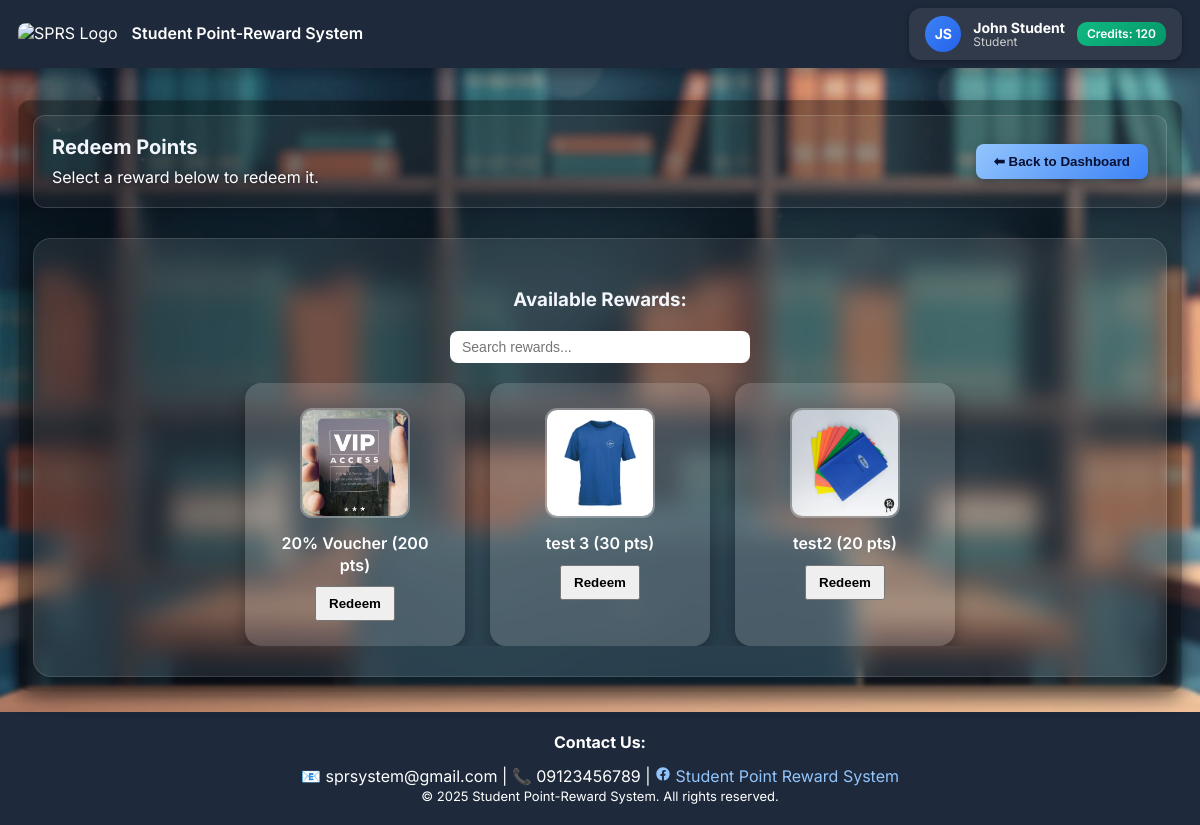
The app's page /student/redeem.php (signed in) with its own data.
### tables this page shows
CREATE TABLE `users` (
  `id` int(11) NOT NULL,
  `username` varchar(50) NOT NULL,
  `password` varchar(255) NOT NULL,
  `phone` varchar(15) DEFAULT NULL,
  `role` enum('student','admin') NOT NULL,
  `points` int(11) DEFAULT 0,
  `name` varchar(100) DEFAULT NULL,
  `department` varchar(100) DEFAULT NULL,
  `program` varchar(100) DEFAULT NULL,
  `major` varchar(100) DEFAULT NULL
);

CREATE TABLE `rewards` (
  `rewardID` int(11) NOT NULL,
  `rewardName` varchar(255) NOT NULL,
  `rewardDescription` text DEFAULT NULL,
  `rewardPointsRequired` int(11) NOT NULL,
  `rewardType` enum('Ticket','Supplies','Tshirts','IDs','Points') NOT NULL DEFAULT 'Supplies'
);

### student/redeem.php (the view, shortened to what this page needs)
<?php
include('../db_connect.php');
$studentID = $_SESSION['userID'];
$conn->select_db('sprs_dummydb');
$stmt = $conn->prepare("SELECT points, name FROM users WHERE id=?");
$stmt->bind_param("i", $studentID);
$stmt->execute();
$stmt->bind_result($credits, $studentName);
$names = explode(' ', $studentName);
$initials = '';
foreach ($names as $n) {
    $initials .= strtoupper($n[0]);
    if (strlen($initials) >= 2) break;
}
$conn->select_db('sprs_mainredo');
$rewardList = [];
$result = $conn->query("SELECT * FROM rewards ORDER BY rewardName ASC");
while ($row = $result->fetch_assoc()) {
    $rewardList[] = $row;
}
?>
<!doctype html>
<html lang="en">
<head>
</head>
<body>
<header>
  <div class="brand">
    <div class="logo"><img src="images/logorewards.jpg" alt="SPRS Logo"></div>
    <div class="title-wrap"><h1>Student Point-Reward System</h1></div>
  </div>
  <div class="profile-info">
    <div class="avatar"><?= htmlspecialchars($initials) ?></div>
    <div class="user-details">
      <strong><?= htmlspecialchars($studentName) ?></strong>
      <span>Student</span>
    </div>
    <div class="credits">Credits: <span id="headerCredits"><?= htmlspecialchars($credits) ?></span></div>
  </div>
</header>
<div class="container">
<section class="content">
  <div class="hero">
    <div class="info">
      <h2>Redeem Points</h2>
      <p>Select a reward below to redeem it.</p>
    </div>
    <button class="back-btn" onclick="window.location.href='student_index.php'">⬅ Back to Dashboard</button>
  </div>
  <div class="redeem-section" id="redeemFlow">
    <h3>Available Rewards:</h3>
    <input type="text" id="searchRewards" placeholder="Search rewards...">
    <ul class="option-list" id="rewardList">
      <?php foreach($rewardList as $reward):
        $imgFile = match($reward['rewardType']) {
          'Ticket'=>'pass.png',
          'Supplies'=>'ntbk.png',
          'Tshirts'=>'tshirt.png',
          'IDs'=>'id.png',
          'Points'=>'points.png',
          default=>'default.png'
        };
      ?>
      <li class="option-item">
        <img src="images/<?= $imgFile ?>" alt="<?= htmlspecialchars($reward['rewardName']) ?>">
        <div><?= htmlspecialchars($reward['rewardName']) ?> (<?= $reward['rewardPointsRequired'] ?> pts)</div>
        <button style="margin-top:10px;padding:8px 12px;font-weight:600;"
                onclick="redeemReward(<?= $reward['rewardID'] ?>, <?= $reward['rewardPointsRequired'] ?>, this)">
          Redeem
        </button>
      </li>
      <?php endforeach; ?>
    </ul>
  </div>
</section>
</div>
<footer>
    <div style="font-weight:700; font-size:16px; margin-bottom:12px;">Contact Us:</div>
  <div class="contact">
    📧 sprsystem@gmail.com | 📞 09123456789 |
    <a href="https://www.facebook.com/StudentPointRewardSystem" target="_blank" style="color:#93c5fd; text-decoration:none;">
      Student Point Reward System
    </a>
  </div>
  <div style="font-size:13px;color:#fff;">© 2025 Student Point-Reward System. All rights reserved.</div>
</footer>
</body>
</html>

### student/redeem.php (style rules this page uses)
:root { --muted: #b5bcc8; --accent-1: #93c5fd; --accent-2: #3b82f6; --glass: rgba(0,0,0,0.40); --glass-strong: rgba(0,0,0,0.55); --success: #10b981; --transition: 240ms cubic-bezier(.2,.9,.3,1); }
* { box-sizing: border-box; }
html, body { height: 100%; margin: 0; display: flex; flex-direction: column; }
body { font-family: 'Inter', system-ui, -apple-system, "Segoe UI", Roboto, "Helvetica Neue", Arial; background: url('images/bg.jpg') no-repeat center center fixed; background-size: cover; color: #f2f6fb; line-height: 1.35; padding-top: 80px; }
header { position: fixed; top: 0; left: 0; right: 0; width: 100%; z-index: 100; padding: 8px 18px; display: flex; justify-content: space-between; align-items: center; background-color: #1e293b; color: #fff; box-shadow: 0 4px 16px rgba(3,7,18,0.4); flex-wrap: wrap; row-gap: 8px; }
.brand { display: flex; gap: 14px; align-items: center; flex-wrap: wrap; }
.logo img { width: 46px; height: 46px; border-radius: 8px; object-fit: cover; }
.title-wrap h1 { font-size: 16px; margin: 0; font-weight: 600; }
.profile-info { display: flex; align-items: center; gap: 12px; background: rgba(255,255,255,0.08); padding: 8px 16px; border-radius: 12px; box-shadow: 0 2px 6px rgba(0,0,0,0.3); }
.avatar { background: linear-gradient(135deg, #3b82f6, #2563eb); color: #fff; width: 36px; height: 36px; display: flex; align-items: center; justify-content: center; border-radius: 50%; font-weight: 700; font-size: 14px; }
.user-details { display: flex; flex-direction: column; line-height: 1.1; }
.user-details strong { font-size: 14px; }
.user-details span { font-size: 12px; color: #ccc; }
.credits { background: linear-gradient(135deg, #10b981, #059669); color: #fff; font-weight: 600; padding: 4px 10px; border-radius: 10px; font-size: 12px; }
.container { flex: 1; padding: 20px 18px; display: flex; flex-direction: column; }
.content { padding: 14px; border-radius: 12px; background: var(--glass); border: 1px solid rgba(255,255,255,0.04); box-shadow: 0 6px 18px rgba(3,7,18,0.45); position: relative; }
.hero { display: flex; align-items: center; justify-content: space-between; padding: 18px; border-radius: 12px; border: 1px solid rgba(255,255,255,0.15); background: rgba(255,255,255,0.06); flex-wrap: wrap; row-gap: 10px; }
.hero h2 { margin: 0; font-size: 20px; font-weight: 700; }
.hero p { margin: 6px 0 0; color: #fff; text-shadow: 0 1px 4px rgba(2,6,23,0.6); }
.back-btn { background: linear-gradient(135deg, var(--accent-1), var(--accent-2)); color: #071033; font-weight: 700; border: none; border-radius: 8px; padding: 10px 18px; cursor: pointer; transition: var(--transition); box-shadow: 0 4px 12px rgba(2,6,23,0.35); }
.redeem-section { margin-top: 30px; background: rgba(255,255,255,0.08); border-radius: 18px; padding: 30px; backdrop-filter: blur(12px); box-shadow: 0 10px 28px rgba(0,0,0,0.45); border: 1px solid rgba(255,255,255,0.12); text-align: center; }
#searchRewards { padding: 8px 12px; border-radius: 8px; border: none; font-size: 14px; margin-bottom: 20px; width: 100%; max-width: 300px; }
.option-list { list-style: none; padding: 0; margin: 0 auto; display: flex; flex-wrap: wrap; justify-content: center; gap: 25px; max-height: 400px; overflow-y: auto; }
.option-item { background: rgba(255,255,255,0.15); border-radius: 16px; padding: 25px 20px; cursor: pointer; transition: var(--transition); color: #fff; display: flex; flex-direction: column; align-items: center; width: 220px; text-align: center; font-size: 16px; font-weight: 600; box-shadow: 0 6px 18px rgba(0,0,0,0.35); }
.option-item img { width: 110px; height: 110px; border-radius: 12px; object-fit: cover; border: 2px solid rgba(255,255,255,0.3); margin-bottom: 15px; }
footer { width: 100%; background: #1e293b; text-align: center; padding: 20px 10px; margin-top: auto; color:#fff; }

### records on screen
users: name "John Student", points "120"
rewards: shows a picture, rewardName "20% Voucher", rewardPointsRequired "200"
rewards: shows a picture, rewardName "test 3", rewardPointsRequired "30"
rewards: shows a picture, rewardName "test2", rewardPointsRequired "20"

### other values on screen
$initials "JS"
